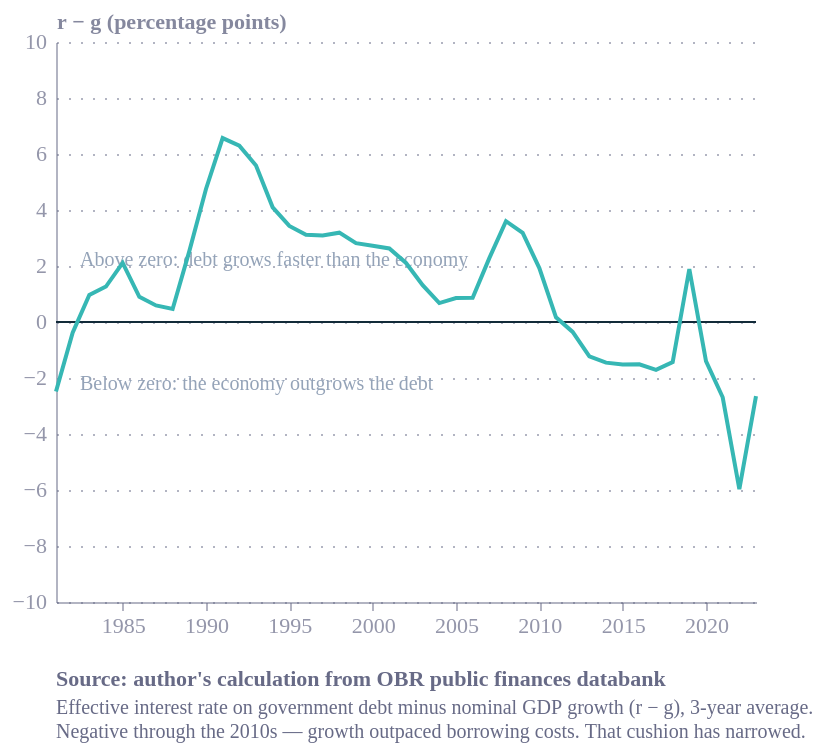

This figure's Vega-Lite source:
### Vega-Lite specification from a JSON file in a GitHub repository (floating-point values rounded to 4 significant figures)
{"config": {"font": "Circular Std", "text": {"color": "#676A86", "align": "left", "baseline": "middle", "dx": 7, "dy": 0, "fontSize": 11}, "view": {"stroke": "transparent", "continuousWidth": 400, "continuousHeight": 300, "discreteWidth": 400, "discreteHeight": 300, "fill": "transparent"}, "range": {"category": ["#36B7B4", "#E6224B", "#F4C245", "#0063AF", "#00A767", "#179FDB", "#EB5C2E"], "diverging": ["#E6224B", "#E54753", "#C9C9C9", "#179FDB", "#122B39"], "heatmap": ["#C9C9C9", "#179FDB", "#0063AF", "#122B39"], "ordinal": ["#00A767", "#36B7B4", "#179FDB", "#0063AF", "#243B5A"]}, "bar": {"color": "#179fdb"}, "line": {"color": "#e6224b"}, "rule": {"color": "#676A86"}, "area": {"opacity": 0.3}, "point": {"filled": true, "size": 80, "color": "#e6224b", "opacity": 0.95}, "geoshape": {"stroke": "white", "strokeWidth": 0.3}, "rect": {"fill": "#d6d4d4", "opacity": 0.3}, "axis": {"labelColor": "#676A86", "labelFontSize": 11, "labelFont": "Circular Std", "labelOpacity": 0.7, "tickColor": "#676A86", "tickOpacity": 0.5, "domainColor": "#676A86", "domainOpacity": 0.5, "gridColor": "#676A86", "gridDash": [2, 2], "gridOpacity": 0.5, "title": null, "titleColor": "#676A86", "titleOpacity": 0.8, "tickSize": 4}, "axisXDiscrete": {"grid": false, "labelAngle": 0, "tickCount": 10, "tickOpacity": 0.5, "title": null}, "axisYDiscrete": {"ticks": false, "labelPadding": 5}, "axisXTemporal": {"grid": false, "ticks": true}, "axisXQuantitative": {"grid": true}, "axisYQuantitative": {"gridColor": "#676A86", "gridDash": [1, 5], "gridOpacity": 0.5, "ticks": false, "labelPadding": 5, "tickCount": 8, "titleAngle": 0, "titleAlign": "left", "titleBaseline": "bottom", "titleX": 0, "titleY": -5}, "title": {"color": "#676A86E6", "subtitleColor": "#676A86", "font": "Circular Std", "subtitleFont": "Circular Std", "anchor": "start", "fontSize": 14, "subtitleFontSize": 12, "subtitlePadding": 4, "offset": 0, "frame": "group"}, "legend": {"titleColor": "#122b39", "title": null, "labelColor": "#122b39", "labelFontSize": 11}, "background": "white"}, "layer": [{"data": {"name": "data-a0a55d106695e8d630baff0f16eee66d"}, "mark": {"type": "rule", "color": "#122b39", "strokeWidth": 1}, "encoding": {"y": {"field": "y", "type": "quantitative"}}}, {"data": {"name": "data-892801fc0007b5e0616154a6badd0c14"}, "mark": {"type": "text", "align": "left", "color": "#94a3b8", "fontSize": 10}, "encoding": {"text": {"field": "t", "type": "nominal"}, "x": {"value": 5}, "y": {"field": "y", "type": "quantitative"}}}, {"data": {"name": "data-8512fcd71c4008c0bad0d0907a2bc9b2"}, "mark": {"type": "line", "strokeWidth": 2}, "encoding": {"color": {"field": "series", "legend": null, "type": "nominal"}, "x": {"axis": {"format": "%Y", "tickCount": 8}, "field": "date", "title": null, "type": "temporal"}, "y": {"field": "rmg_smooth", "scale": {"clamp": true, "domain": [-10, 10]}, "title": "r − g (percentage points)", "type": "quantitative"}}}], "height": 280, "title": {"text": "Source: author's calculation from OBR public finances databank", "anchor": "start", "color": "#676A86", "dy": 12, "fontSize": 11, "orient": "bottom", "subtitle": ["Effective interest rate on government debt minus nominal GDP growth (r − g), 3-year average.", "Negative through the 2010s — growth outpaced borrowing costs. That cushion has narrowed."], "subtitleColor": "#676A86", "subtitleFontSize": 10}, "width": 350, "$schema": "https://vega.github.io/schema/vega-lite/v6.4.1.json", "datasets": {"data-a0a55d106695e8d630baff0f16eee66d": [{"y": 0}], "data-892801fc0007b5e0616154a6badd0c14": [{"y": 2.2, "t": "Above zero: debt grows faster than the economy"}, {"y": -2.2, "t": "Below zero: the economy outgrows the debt"}], "data-8512fcd71c4008c0bad0d0907a2bc9b2": [{"year": 1981, "interest": 11.23, "debt": 125.2, "ngdp": 297.7, "r": 9.87, "g": 11.49, "rmg": -1.615, "rmg_smooth": -2.484, "date": "1981-01-01T00:00:00", "series": "x"}, {"year": 1982, "interest": 12.09, "debt": 132.5, "ngdp": 326.9, "r": 9.654, "g": 9.8, "rmg": -0.1454, "rmg_smooth": -0.384, "date": "1982-01-01T00:00:00", "series": "x"}, {"year": 1983, "interest": 13.22, "debt": 143.6, "ngdp": 357.5, "r": 9.981, "g": 9.372, "rmg": 0.6087, "rmg_smooth": 0.9693, "date": "1983-01-01T00:00:00", "series": "x"}, {"year": 1984, "interest": 14.72, "debt": 157.0, "ngdp": 385.4, "r": 10.25, "g": 7.806, "rmg": 2.445, "rmg_smooth": 1.267, "date": "1984-01-01T00:00:00", "series": "x"}, {"year": 1985, "interest": 16.6, "debt": 162.5, "ngdp": 423.3, "r": 10.57, "g": 9.827, "rmg": 0.7467, "rmg_smooth": 2.114, "date": "1985-01-01T00:00:00", "series": "x"}, {"year": 1986, "interest": 17.36, "debt": 167.8, "ngdp": 455.2, "r": 10.68, "g": 7.533, "rmg": 3.15, "rmg_smooth": 0.8996, "date": "1986-01-01T00:00:00", "series": "x"}, {"year": 1987, "interest": 18.61, "debt": 167.4, "ngdp": 511.1, "r": 11.09, "g": 12.29, "rmg": -1.198, "rmg_smooth": 0.5918, "date": "1987-01-01T00:00:00", "series": "x"}, {"year": 1988, "interest": 19.17, "debt": 153.7, "ngdp": 570.6, "r": 11.45, "g": 11.63, "rmg": -0.1767, "rmg_smooth": 0.4658, "date": "1988-01-01T00:00:00", "series": "x"}, {"year": 1989, "interest": 20.02, "debt": 151.9, "ngdp": 629.1, "r": 13.03, "g": 10.25, "rmg": 2.772, "rmg_smooth": 2.532, "date": "1989-01-01T00:00:00", "series": "x"}, {"year": 1990, "interest": 19.79, "debt": 151.1, "ngdp": 679.6, "r": 13.03, "g": 8.027, "rmg": 5.001, "rmg_smooth": 4.751, "date": "1990-01-01T00:00:00", "series": "x"}, {"year": 1991, "interest": 17.95, "debt": 165.8, "ngdp": 716.3, "r": 11.88, "g": 5.403, "rmg": 6.479, "rmg_smooth": 6.568, "date": "1991-01-01T00:00:00", "series": "x"}, {"year": 1992, "interest": 18.88, "debt": 201.9, "ngdp": 739.0, "r": 11.39, "g": 3.165, "rmg": 8.222, "rmg_smooth": 6.299, "date": "1992-01-01T00:00:00", "series": "x"}, {"year": 1993, "interest": 20.56, "debt": 249.8, "ngdp": 783.2, "r": 10.18, "g": 5.989, "rmg": 4.195, "rmg_smooth": 5.586, "date": "1993-01-01T00:00:00", "series": "x"}, {"year": 1994, "interest": 23.18, "debt": 290.0, "ngdp": 821.9, "r": 9.278, "g": 4.937, "rmg": 4.342, "rmg_smooth": 4.096, "date": "1994-01-01T00:00:00", "series": "x"}, {"year": 1995, "interest": 26.53, "debt": 322.1, "ngdp": 866.2, "r": 9.149, "g": 5.398, "rmg": 3.75, "rmg_smooth": 3.432, "date": "1995-01-01T00:00:00", "series": "x"}, {"year": 1996, "interest": 27.99, "debt": 347.0, "ngdp": 922.4, "r": 8.69, "g": 6.487, "rmg": 2.204, "rmg_smooth": 3.116, "date": "1996-01-01T00:00:00", "series": "x"}, {"year": 1997, "interest": 29.82, "debt": 360.4, "ngdp": 970.4, "r": 8.594, "g": 5.199, "rmg": 3.395, "rmg_smooth": 3.088, "date": "1997-01-01T00:00:00", "series": "x"}, {"year": 1998, "interest": 29.44, "debt": 363.1, "ngdp": 1014.0, "r": 8.169, "g": 4.504, "rmg": 3.665, "rmg_smooth": 3.19, "date": "1998-01-01T00:00:00", "series": "x"}, {"year": 1999, "interest": 25.9, "debt": 353.3, "ngdp": 1061.0, "r": 7.133, "g": 4.622, "rmg": 2.51, "rmg_smooth": 2.815, "date": "1999-01-01T00:00:00", "series": "x"}, {"year": 2000, "interest": 26.89, "debt": 322.0, "ngdp": 1118.0, "r": 7.611, "g": 5.34, "rmg": 2.271, "rmg_smooth": 2.725, "date": "2000-01-01T00:00:00", "series": "x"}, {"year": 2001, "interest": 23.02, "debt": 330.6, "ngdp": 1160.0, "r": 7.148, "g": 3.754, "rmg": 3.394, "rmg_smooth": 2.628, "date": "2001-01-01T00:00:00", "series": "x"}, {"year": 2002, "interest": 21.75, "debt": 369.2, "ngdp": 1210.0, "r": 6.578, "g": 4.36, "rmg": 2.218, "rmg_smooth": 2.109, "date": "2002-01-01T00:00:00", "series": "x"}, {"year": 2003, "interest": 23.22, "debt": 404.5, "ngdp": 1278.0, "r": 6.29, "g": 5.574, "rmg": 0.716, "rmg_smooth": 1.315, "date": "2003-01-01T00:00:00", "series": "x"}, {"year": 2004, "interest": 25.89, "debt": 460.9, "ngdp": 1346.0, "r": 6.399, "g": 5.387, "rmg": 1.012, "rmg_smooth": 0.6767, "date": "2004-01-01T00:00:00", "series": "x"}, {"year": 2005, "interest": 27.8, "debt": 499.4, "ngdp": 1424.0, "r": 6.031, "g": 5.729, "rmg": 0.3017, "rmg_smooth": 0.8548, "date": "2005-01-01T00:00:00", "series": "x"}, {"year": 2006, "interest": 30.76, "debt": 535.2, "ngdp": 1493.0, "r": 6.16, "g": 4.91, "rmg": 1.25, "rmg_smooth": 0.8646, "date": "2006-01-01T00:00:00", "series": "x"}, {"year": 2007, "interest": 33.7, "debt": 567.2, "ngdp": 1572.0, "r": 6.297, "g": 5.255, "rmg": 1.042, "rmg_smooth": 2.281, "date": "2007-01-01T00:00:00", "series": "x"}, {"year": 2008, "interest": 33.52, "debt": 787.2, "ngdp": 1593.0, "r": 5.909, "g": 1.358, "rmg": 4.552, "rmg_smooth": 3.601, "date": "2008-01-01T00:00:00", "series": "x"}, {"year": 2009, "interest": 28.06, "debt": 1028.0, "ngdp": 1567.0, "r": 3.564, "g": -1.644, "rmg": 5.209, "rmg_smooth": 3.182, "date": "2009-01-01T00:00:00", "series": "x"}, {"year": 2010, "interest": 41.0, "debt": 1169.0, "ngdp": 1633.0, "r": 3.989, "g": 4.202, "rmg": -0.2134, "rmg_smooth": 1.925, "date": "2010-01-01T00:00:00", "series": "x"}, {"year": 2011, "interest": 43.47, "debt": 1261.0, "ngdp": 1681.0, "r": 3.719, "g": 2.94, "rmg": 0.7791, "rmg_smooth": 0.1672, "date": "2011-01-01T00:00:00", "series": "x"}, {"year": 2012, "interest": 38.64, "debt": 1366.0, "ngdp": 1734.0, "r": 3.064, "g": 3.128, "rmg": -0.06397, "rmg_smooth": -0.3541, "date": "2012-01-01T00:00:00", "series": "x"}, {"year": 2013, "interest": 37.81, "debt": 1461.0, "ngdp": 1812.0, "r": 2.768, "g": 4.545, "rmg": -1.778, "rmg_smooth": -1.229, "date": "2013-01-01T00:00:00", "series": "x"}, {"year": 2014, "interest": 34.17, "debt": 1552.0, "ngdp": 1888.0, "r": 2.338, "g": 4.183, "rmg": -1.845, "rmg_smooth": -1.451, "date": "2014-01-01T00:00:00", "series": "x"}, {"year": 2015, "interest": 34.48, "debt": 1595.0, "ngdp": 1944.0, "r": 2.222, "g": 2.951, "rmg": -0.7296, "rmg_smooth": -1.518, "date": "2015-01-01T00:00:00", "series": "x"}, {"year": 2016, "interest": 36.76, "debt": 1714.0, "ngdp": 2027.0, "r": 2.305, "g": 4.284, "rmg": -1.98, "rmg_smooth": -1.509, "date": "2016-01-01T00:00:00", "series": "x"}, {"year": 2017, "interest": 42.87, "debt": 1758.0, "ngdp": 2115.0, "r": 2.5, "g": 4.316, "rmg": -1.816, "rmg_smooth": -1.71, "date": "2017-01-01T00:00:00", "series": "x"}, {"year": 2018, "interest": 39.06, "debt": 1776.0, "ngdp": 2190.0, "r": 2.222, "g": 3.557, "rmg": -1.335, "rmg_smooth": -1.434, "date": "2018-01-01T00:00:00", "series": "x"}, {"year": 2019, "interest": 39.19, "debt": 1816.0, "ngdp": 2263.0, "r": 2.206, "g": 3.357, "rmg": -1.151, "rmg_smooth": 1.893, "date": "2019-01-01T00:00:00", "series": "x"}, {"year": 2020, "interest": 25.2, "debt": 2155.0, "ngdp": 2110.0, "r": 1.388, "g": -6.776, "rmg": 8.164, "rmg_smooth": -1.394, "date": "2020-01-01T00:00:00", "series": "x"}, {"year": 2021, "interest": 55.37, "debt": 2381.0, "ngdp": 2400.0, "r": 2.569, "g": 13.76, "rmg": -11.19, "rmg_smooth": -2.689, "date": "2021-01-01T00:00:00", "series": "x"}, {"year": 2022, "interest": 112.1, "debt": 2546.0, "ngdp": 2634.0, "r": 4.709, "g": 9.746, "rmg": -5.037, "rmg_smooth": -5.972, "date": "2022-01-01T00:00:00", "series": "x"}, {"year": 2023, "interest": 107.6, "debt": 2686.0, "ngdp": 2790.0, "r": 4.226, "g": 5.912, "rmg": -1.685, "rmg_smooth": -2.644, "date": "2023-01-01T00:00:00", "series": "x"}]}}
